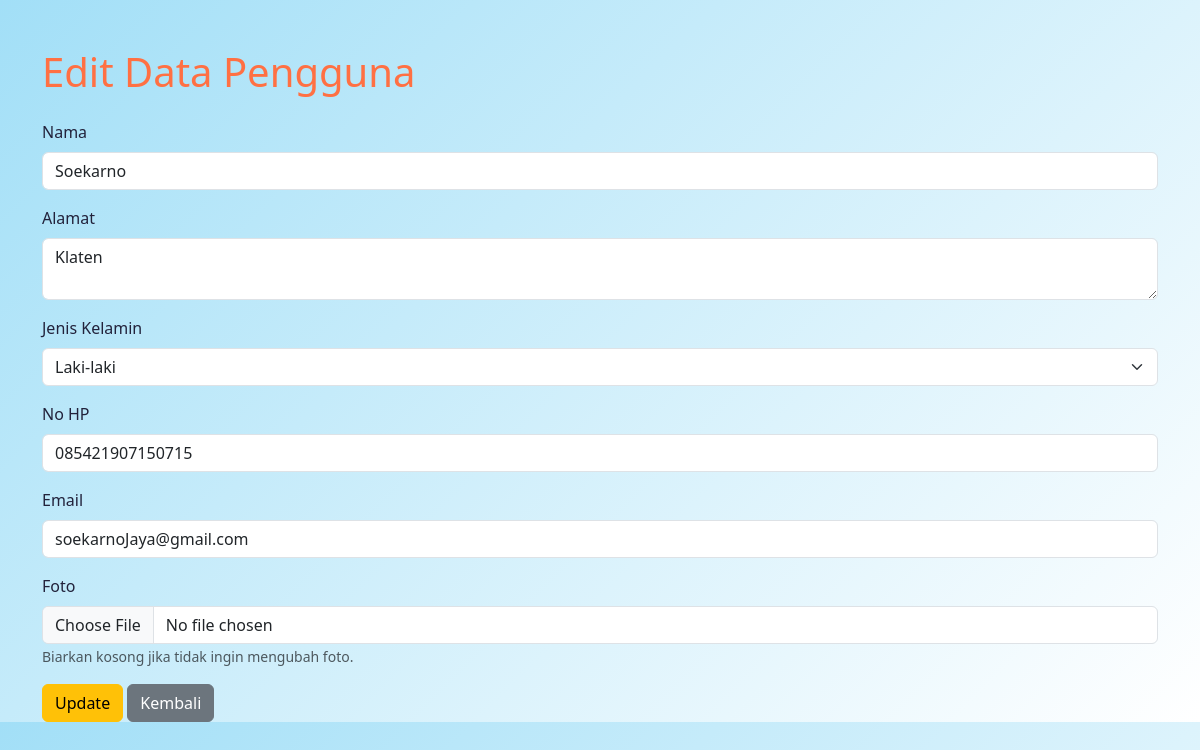
/update-data.php?id=8, run on the app's committed database.
### tables this page shows
CREATE TABLE `tb_users` (
  `id` int(11) NOT NULL,
  `nama` varchar(100) NOT NULL,
  `alamat` text DEFAULT NULL,
  `jenis_kelamin` enum('Laki-Laki','Perempuan') NOT NULL,
  `nohp` varchar(15) DEFAULT NULL,
  `email` varchar(100) DEFAULT NULL,
  `foto` varchar(255) DEFAULT NULL,
  `waktu_buat` timestamp NOT NULL DEFAULT current_timestamp(),
  `waktu_edit` timestamp NOT NULL DEFAULT current_timestamp() ON UPDATE current_timestamp()
);

### proses.php (called while the page is built, shortened)
<?php
include_once 'database.php';
class User {
    private $conn;
    public function __construct() {
        $database = new Database();
        $this->conn = $database->getConnection();
    }
    public function getDataById($id) {
        $query = "SELECT * FROM tb_users WHERE id = :id";
        $stmt = $this->conn->prepare($query);
        $stmt->bindParam(':id', $id);
        $stmt->execute();
        return $stmt->fetch(PDO::FETCH_ASSOC);
    }
}
?>

### database.php (called while the page is built, shortened)
<?php
class Database {
    private $host = "localhost";
    private $db_name = "db_php_0035";
    private $username = "root";
    private $password = "";
    public function getConnection() {
        $this->conn = null;
        try {
            $this->conn = new PDO("mysql:host=" . $this->host . ";dbname=" . $this->db_name, $this->username, $this->password);
            $this->conn->setAttribute(PDO::ATTR_ERRMODE, PDO::ERRMODE_EXCEPTION);
        } catch(PDOException $exception) {
            echo "Connection error: " . $exception->getMessage();
        }
        return $this->conn;
    }
}
?>

### update-data.php (the view, shortened to what this page needs)
<?php
include_once 'proses.php';
$user = new User();
if (isset($_GET['id'])) {
    $id = $_GET['id'];
    $data = $user->getDataById($id);
}
?>
<!DOCTYPE html>
<html lang="en">
<head>
    <link href="https://cdn.jsdelivr.net/npm/bootstrap@5.3.3/dist/css/bootstrap.min.css" rel="stylesheet">
</head>
<body>
    <div class="container mt-5">
        <h1 class="mb-4">Edit Data Pengguna</h1>
        <form action="" method="POST" enctype="multipart/form-data">
            <div class="mb-3">
                <label for="nama" class="form-label">Nama</label>
                <input type="text" class="form-control" id="nama" name="nama" value="<?= htmlspecialchars($data['nama']); ?>" required>
            </div>
            <div class="mb-3">
                <label for="alamat" class="form-label">Alamat</label>
                <textarea class="form-control" id="alamat" name="alamat" required><?= htmlspecialchars($data['alamat']); ?></textarea>
            </div>
            <div class="mb-3">
                <label for="jenis_kelamin" class="form-label">Jenis Kelamin</label>
                <select class="form-select" id="jenis_kelamin" name="jenis_kelamin" required>
                    <option value="Laki-Laki" <?= $data['jenis_kelamin'] == 'Laki-Laki' ? 'selected' : ''; ?>>Laki-laki</option>
                </select>
            </div>
            <div class="mb-3">
                <label for="nohp" class="form-label">No HP</label>
                <input type="text" class="form-control" id="nohp" name="nohp" value="<?= htmlspecialchars($data['nohp']); ?>" required>
            </div>
            <div class="mb-3">
                <label for="email" class="form-label">Email</label>
                <input type="email" class="form-control" id="email" name="email" value="<?= htmlspecialchars($data['email']); ?>" required>
            </div>
            <div class="mb-3">
                <label for="foto" class="form-label">Foto</label>
                <input type="file" class="form-control" id="foto" name="foto" accept="image/*">
                <small class="form-text text-muted">Biarkan kosong jika tidak ingin mengubah foto.</small>
            </div>
            <button type="submit" class="btn btn-warning">Update</button>
            <a href="index.php" class="btn btn-secondary">Kembali</a>
        </form>
    </div>
</body>
</html>

### update-data.php (style rules this page uses)
body { background: linear-gradient(135deg, #a2dff7, #ffffff); color: #22223b; }
h1 { color: #ff7043; }

### data on the page
tb_users: nama "Soekarno", alamat "Klaten", jenis_kelamin "Laki-laki", nohp "085421907150715", email "soekarnoJaya@gmail.com"
